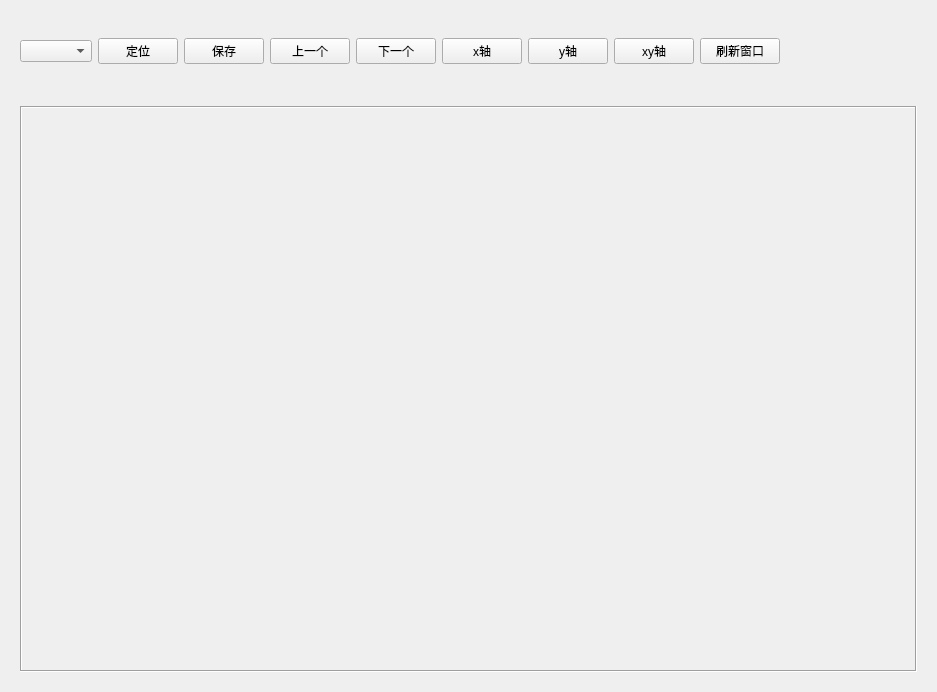
<?xml version="1.0" encoding="UTF-8"?>
<ui version="4.0">
 <class>Form</class>
 <widget class="QWidget" name="Form">
  <property name="geometry">
   <rect>
    <x>0</x>
    <y>0</y>
    <width>937</width>
    <height>692</height>
   </rect>
  </property>
  <property name="windowTitle">
   <string>Form</string>
  </property>
  <layout class="QVBoxLayout" name="verticalLayout">
   <item>
    <widget class="QWidget" name="tool_widget" native="true">
     <property name="maximumSize">
      <size>
       <width>16777215</width>
       <height>80</height>
      </size>
     </property>
     <layout class="QVBoxLayout" name="verticalLayout_2">
      <item>
       <layout class="QHBoxLayout" name="horizontalLayout_3">
        <item>
         <layout class="QHBoxLayout" name="horizontalLayout_2">
          <item>
           <layout class="QHBoxLayout" name="horizontalLayout">
            <item>
             <widget class="QComboBox" name="comboBox"/>
            </item>
           </layout>
          </item>
          <item>
           <widget class="QPushButton" name="pushButton_10">
            <property name="text">
             <string>定位</string>
            </property>
           </widget>
          </item>
          <item>
           <widget class="QPushButton" name="pushButton_2">
            <property name="text">
             <string>保存</string>
            </property>
           </widget>
          </item>
          <item>
           <widget class="QPushButton" name="pushButton">
            <property name="text">
             <string>上一个</string>
            </property>
           </widget>
          </item>
          <item>
           <widget class="QPushButton" name="pushButton_3">
            <property name="text">
             <string>下一个</string>
            </property>
           </widget>
          </item>
         </layout>
        </item>
        <item>
         <widget class="QPushButton" name="pushButton_7">
          <property name="text">
           <string>x轴</string>
          </property>
         </widget>
        </item>
        <item>
         <widget class="QPushButton" name="pushButton_8">
          <property name="text">
           <string>y轴</string>
          </property>
         </widget>
        </item>
        <item>
         <widget class="QPushButton" name="pushButton_9">
          <property name="text">
           <string>xy轴</string>
          </property>
         </widget>
        </item>
        <item>
         <widget class="QPushButton" name="pushButton_11">
          <property name="text">
           <string>刷新窗口</string>
          </property>
         </widget>
        </item>
        <item>
         <spacer name="horizontalSpacer">
          <property name="orientation">
           <enum>Qt::Horizontal</enum>
          </property>
          <property name="sizeHint" stdset="0">
           <size>
            <width>40</width>
            <height>20</height>
           </size>
          </property>
         </spacer>
        </item>
       </layout>
      </item>
     </layout>
    </widget>
   </item>
   <item>
    <widget class="QWidget" name="widget" native="true">
     <layout class="QVBoxLayout" name="verticalLayout_3">
      <item>
       <widget class="QSplitter" name="splitter">
        <property name="frameShape">
         <enum>QFrame::Box</enum>
        </property>
        <property name="frameShadow">
         <enum>QFrame::Sunken</enum>
        </property>
        <property name="orientation">
         <enum>Qt::Horizontal</enum>
        </property>
        <property name="handleWidth">
         <number>1</number>
        </property>
       </widget>
      </item>
     </layout>
    </widget>
   </item>
  </layout>
 </widget>
 <resources/>
 <connections>
  <connection>
   <sender>pushButton_10</sender>
   <signal>clicked()</signal>
   <receiver>Form</receiver>
   <slot>locate()</slot>
   <hints>
    <hint type="sourcelabel">
     <x>171</x>
     <y>59</y>
    </hint>
    <hint type="destinationlabel">
     <x>577</x>
     <y>0</y>
    </hint>
   </hints>
  </connection>
  <connection>
   <sender>pushButton_7</sender>
   <signal>clicked()</signal>
   <receiver>Form</receiver>
   <slot>set_scale_x()</slot>
   <hints>
    <hint type="sourcelabel">
     <x>496</x>
     <y>59</y>
    </hint>
    <hint type="destinationlabel">
     <x>773</x>
     <y>0</y>
    </hint>
   </hints>
  </connection>
  <connection>
   <sender>pushButton_8</sender>
   <signal>clicked()</signal>
   <receiver>Form</receiver>
   <slot>set_scale_y()</slot>
   <hints>
    <hint type="sourcelabel">
     <x>577</x>
     <y>59</y>
    </hint>
    <hint type="destinationlabel">
     <x>872</x>
     <y>0</y>
    </hint>
   </hints>
  </connection>
  <connection>
   <sender>pushButton_9</sender>
   <signal>clicked()</signal>
   <receiver>Form</receiver>
   <slot>set_scale_xy()</slot>
   <hints>
    <hint type="sourcelabel">
     <x>658</x>
     <y>59</y>
    </hint>
    <hint type="destinationlabel">
     <x>924</x>
     <y>0</y>
    </hint>
   </hints>
  </connection>
  <connection>
   <sender>comboBox</sender>
   <signal>currentTextChanged(QString)</signal>
   <receiver>Form</receiver>
   <slot>set_stamp_name()</slot>
   <hints>
    <hint type="sourcelabel">
     <x>89</x>
     <y>58</y>
    </hint>
    <hint type="destinationlabel">
     <x>194</x>
     <y>0</y>
    </hint>
   </hints>
  </connection>
  <connection>
   <sender>pushButton_11</sender>
   <signal>clicked()</signal>
   <receiver>Form</receiver>
   <slot>update_figs()</slot>
   <hints>
    <hint type="sourcelabel">
     <x>739</x>
     <y>59</y>
    </hint>
    <hint type="destinationlabel">
     <x>1085</x>
     <y>691</y>
    </hint>
   </hints>
  </connection>
  <connection>
   <sender>pushButton</sender>
   <signal>clicked()</signal>
   <receiver>Form</receiver>
   <slot>last()</slot>
   <hints>
    <hint type="sourcelabel">
     <x>300</x>
     <y>50</y>
    </hint>
    <hint type="destinationlabel">
     <x>322</x>
     <y>-17</y>
    </hint>
   </hints>
  </connection>
  <connection>
   <sender>pushButton_3</sender>
   <signal>clicked()</signal>
   <receiver>Form</receiver>
   <slot>next()</slot>
   <hints>
    <hint type="sourcelabel">
     <x>378</x>
     <y>50</y>
    </hint>
    <hint type="destinationlabel">
     <x>378</x>
     <y>-16</y>
    </hint>
   </hints>
  </connection>
 </connections>
 <slots>
  <slot>last()</slot>
  <slot>locate()</slot>
  <slot>next()</slot>
  <slot>set_scale_x()</slot>
  <slot>set_scale_y()</slot>
  <slot>set_scale_xy()</slot>
  <slot>get_timestamp()</slot>
  <slot>delete_last()</slot>
  <slot>hide_all()</slot>
  <slot>set_stamp_name()</slot>
  <slot>save_stamp()</slot>
  <slot>display_all()</slot>
  <slot>update_figs()</slot>
 </slots>
</ui>
